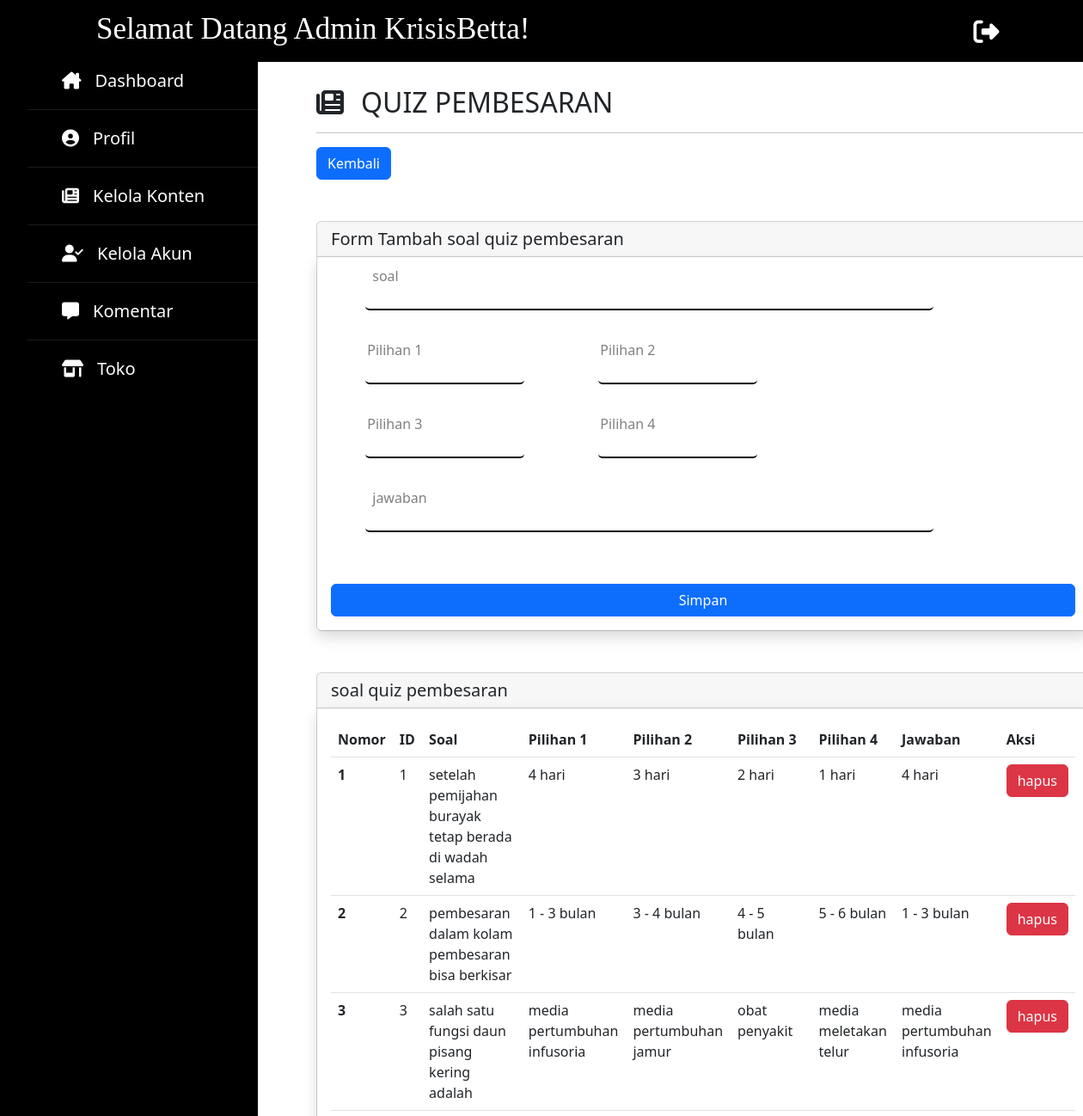
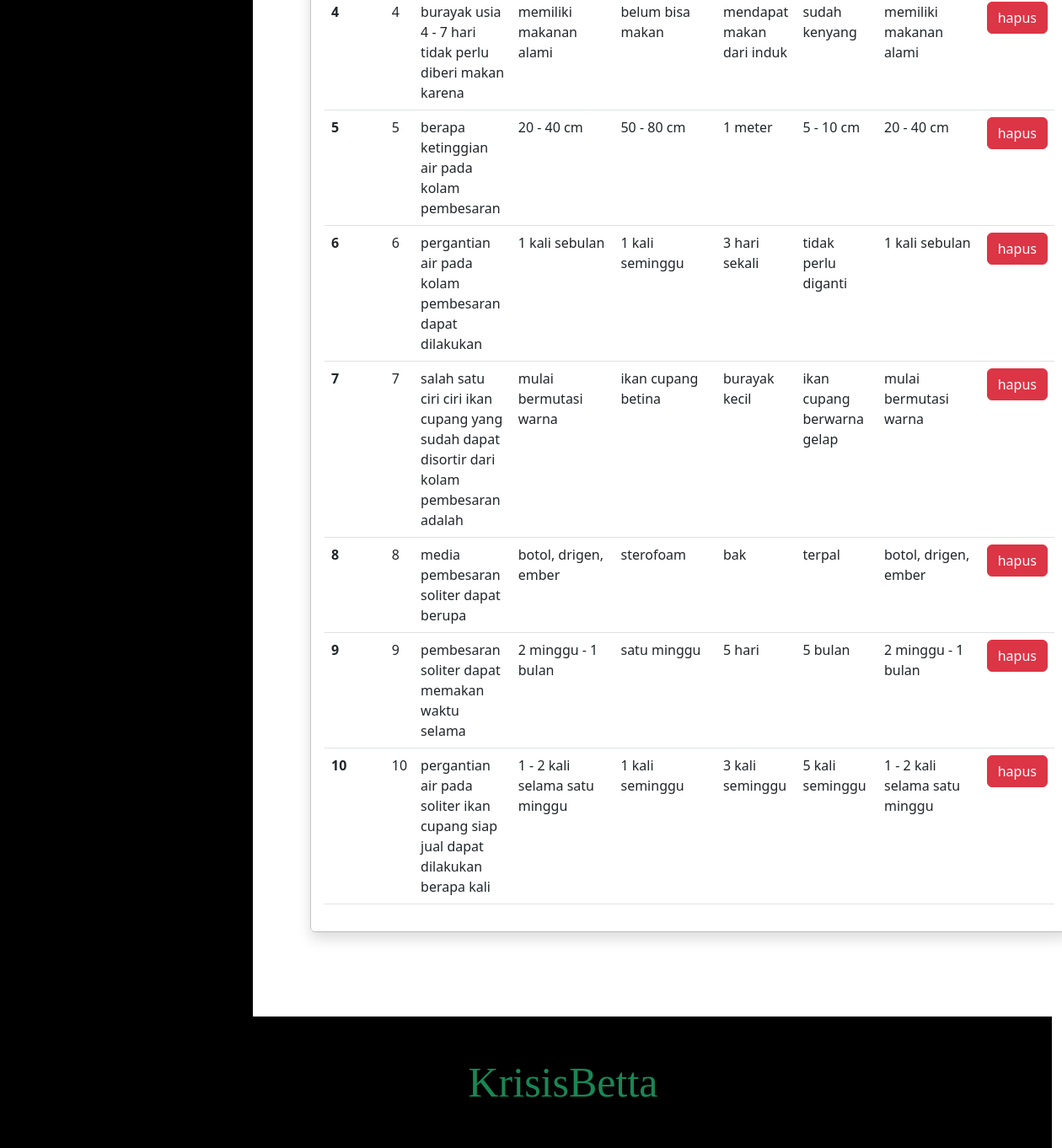
Screenshot of /program/admin/dashboard-admin-tambahquizpembesaran.php with the database file from the repository (2 pictures, top to bottom).
### tables this page shows
CREATE TABLE `quiz_pembesaran` (
  `id` int(11) NOT NULL,
  `soal` varchar(100) DEFAULT NULL,
  `pilihan1` varchar(40) DEFAULT NULL,
  `pilihan2` varchar(40) DEFAULT NULL,
  `pilihan3` varchar(40) DEFAULT NULL,
  `pilihan4` varchar(40) DEFAULT NULL,
  `jawaban` varchar(40) DEFAULT NULL
);

### program/admin/fungsi-admin.php (called while the page is built, shortened)
<?php
$koneksi = mysqli_connect("localhost","root","","kkp");
function query($query) {
    global $koneksi;
    $result = mysqli_query($koneksi, $query);
    $rows = [];
    while( $row = mysqli_fetch_assoc($result) ) {
        $rows[] = $row;
    }
    return $rows;
}
?>

### program/admin/dashboard-admin-tambahquizpembesaran.php (the view, shortened to what this page needs)
<?php
    require "fungsi-admin.php";
    $admin = query("SELECT * FROM quiz_pembesaran");
?>
<!doctype html>
<html lang="en">
    <head>
        <link rel="stylesheet" type="text/css" href="admin.css">
        <link rel="stylesheet" type="text/css" href="sidebar.css">
        <link rel="stylesheet" type="text/css" href="fontawesome/css/all.css">
        <link href="https://cdn.jsdelivr.net/npm/bootstrap@5.2.0-beta1/dist/css/bootstrap.min.css" rel="stylesheet">
    </head>
    <body>
        <nav class="navbar navbar-expand-lg bg-black mx-auto fixed-top">
            <div class="container-fluid">
                <p class="h1">
                    <a class="navbar-brand text-white" href="dashboard-admin.php" style="font-size:35px; margin-left: 100px;">Selamat Datang Admin KrisisBetta!</a>
                </p>
                <div class="collapse navbar-collapse" id="navbarNavDropdown">
                    <a href="keluar-admin.php" onclick="return confirm('Apakah Anda Yakin Untuk Keluar?!')">
                        <span style="margin-left:500px; font-size:30px;"><i class="fa-solid fa-right-from-bracket text-white"></i></span>
                    </a>
                </div>
            </div>
        </nav>
        <div class="container-sm">
            <div class="row">
                <div class="col" style="width:30rem;">
                    <div class="sidebar">
                        <ul>
                            <li><a href="dashboard-admin.php"><i class="fa-solid fa-house-chimney"></i>Dashboard</a></li>
                            <li><a href="dashboard-admin-profil.php"><i class="fa-solid fa-circle-user"></i>Profil</a></li>
                            <li><a href="dashboard-admin-konten.php"><i class="fa-solid fa-newspaper"></i>Kelola Konten</a></li>
                            <li><a href="dashboard-admin-akunadmin.php"><i class="fa-solid fa-user-check"></i>Kelola Akun</a></li>
                            <li><a href="dashboard-admin-kelolakomentar.php"><i class="fa-solid fa-message"></i></i>Komentar</a></li>
                            <li><a href="dashboard-admin-toko.php"><i class="fa-solid fa-shop"></i>Toko</a></li>
                        </ul>
                    </div>
                </div>
                <div class="col" id="kol-dashboard" style="margin-right: -80px;">
                    <div class="row" id="header-dashboard">
                        <div class="col">
                            <span>
                                <h2><i class="fa-solid fa-newspaper"></i>QUIZ PEMBESARAN</h2>
                                <hr style="width:900px;">
                            </span>
                        </div>
                    </div>
                    <a class="btn btn-primary me-5" href="dashboard-admin-keloladatapelatihan.php" role="button">Kembali</a>
                    <div class="card mt-5">
                        <h5 class="card-header">Form Tambah soal quiz pembesaran</h5>
                        <div class="card-body shadow">
                            <form action="" method="post">
                                <div class="kotak-isian">
                                    <input type="text" name="soal" class="form-info">
                                    <label for="" class="label-form-info">soal</label>
                                </div>
                                <table>
                                    <tr>
                                        <td>
                                            <div class="kotak-isian">
                                                <input type="text" name="pilihan1" class="form-info">
                                                <label for="" class="label-form-info">Pilihan 1</label>
                                            </div>
                                        </td>
                                        <td>
                                            <div class="kotak-isian">
                                                <input type="text" name="pilihan2" class="form-info">
                                                <label for="" class="label-form-info">Pilihan 2</label>
                                            </div>
                                        </td>
                                    </tr>
                                    <tr>
                                        <td>
                                            <div class="kotak-isian">
                                                <input type="text" name="pilihan3" class="form-info">
                                                <label for="" class="label-form-info">Pilihan 3</label>
                                            </div>
                                        </td>
                                        <td>
                                            <div class="kotak-isian">
                                                <input type="text" name="pilihan4" class="form-info">
                                                <label for="" class="label-form-info">Pilihan 4</label>
                                            </div>
                                        </td>
                                    </tr>
                                </table>
                                <div class="kotak-isian">
                                    <input type="text" name="jawaban" class="form-info">
                                    <label for="" class="label-form-info">jawaban</label>
                                </div>
                                <div class="d-grid gap-2">
                                    <button class="btn btn-primary" type="submit" name="submit">Simpan</button>
                                </div>
                            </form>
                        </div>
                    </div>
                    <div class="card mt-5">
                        <h5 class="card-header">soal quiz pembesaran</h5>
                        <div class="card-body shadow">
                            <table class="table">
                                <thead>
                                    <tr>
                                        <th scope="col">Nomor</th>
                                        <th scope="col">ID</th>
                                        <th scope="col">Soal</th>
                                        <th scope="col">Pilihan 1</th>
                                        <th scope="col">Pilihan 2</th>
                                        <th scope="col">Pilihan 3</th>
                                        <th scope="col">Pilihan 4</th>
                                        <th scope="col">Jawaban</th>
                                        <th scope="col">Aksi</th>
                                    </tr>
                                </thead>
                                <tbody>
                                    <?php $i = 1; ?>
                                    <?php foreach ($admin as $data) : ?>
                                    <tr>
                                        <th scope="row"><?=$i;?></th>
                                        <td><?=$data["id"];?></td>
                                        <td><?=$data["soal"];?></td>
                                        <td><?=$data["pilihan1"];?></td>
                                        <td><?=$data["pilihan2"];?></td>
                                        <td><?=$data["pilihan3"];?></td>
                                        <td><?=$data["pilihan4"];?></td>
                                        <td><?=$data["jawaban"];?></td>
                                        <td>
                                            <button type="button" class="btn btn-danger">hapus</button>
                                        </td>
                                    </tr>
                                    <?php $i++;?>
                                    <?php endforeach;?>
                                </tbody>
                            </table>
                        </div>
                    </div>
                </div>
            </div>
        </div>
        <div class="row bg-black" style="width:100%; padding-left:200px; position:absolute;">
            <p class="h1 mt-5 mb-5">
                <a class="navbar-brand text-success" href="dashboard-admin.php" style="font-size:50px; margin-left: -100px;">KrisisBetta</a>
            </p>
        </div>
    </body>
</html>

### program/admin/admin.css (style rules this page uses)
.h1 { font-family: cooper black; text-align: center; }
.kotak-isian { margin-left: 40px; position: relative; margin-top: 20px; }
.d-grid.gap-2 { margin-top: 20px; }
.form-info { width: 80%; margin-bottom: 40px; border: none; outline: none; border-radius: 5px; border-bottom: 2px solid black; background-color: transparent; }
.label-form-info { position: absolute; top: 2%; left: 1%; transition: .3s; font-weight: 500; color: grey; }
.kotak-isian .form-info:focus ~ .label-form-info, .kotak-isian .form-info:valid ~ .label-form-info { top: -40%; }
.label-form-info::after { top: -40%; }
#kol-dashboard { margin-left: -600px; margin-bottom: 100px; }
#header-dashboard { margin-top: 100px; }
#header-dashboard i { margin-right: 20px; }

### program/admin/sidebar.css (style rules this page uses)
* { padding: 0; margin: 0; list-style: none; text-decoration: none; }
body { font-family: 'Roboto', sans-serif; }
.sidebar { position: fixed; left: 0px; top: 60px; width: 300px; height: 100%; background: #000000; transition: all .5s ease; }
.sidebar ul a { display: block; height: 100%; width: 100%; line-height: 65px; font-size: 20px; color: white; padding-left: 40px; box-sizing: border-box; border-bottom: 1px solid black; border-top: 1px solid rgba(255,255,255,.1); transition: .4s; text-decoration: none; }
.sidebar ul a i { margin-right: 16px; }

### rows the page displays
quiz_pembesaran: id "1", soal "setelah pemijahan burayak tetap berada di wadah selama", pilihan1 "4 hari", pilihan2 "3 hari", pilihan3 "2 hari", pilihan4 "1 hari", jawaban "4 hari"
quiz_pembesaran: id "2", soal "pembesaran dalam kolam pembesaran bisa berkisar", pilihan1 "1 - 3 bulan", pilihan2 "3 - 4 bulan", pilihan3 "4 - 5 bulan", pilihan4 "5 - 6 bulan", jawaban "1 - 3 bulan"
quiz_pembesaran: id "3", soal "salah satu fungsi daun pisang kering adalah", pilihan1 "media pertumbuhan infusoria", pilihan2 "media pertumbuhan jamur", pilihan3 "obat penyakit", pilihan4 "media meletakan telur", jawaban "media pertumbuhan infusoria"
quiz_pembesaran: id "4", soal "burayak usia 4 - 7 hari tidak perlu diberi makan karena", pilihan1 "memiliki makanan alami", pilihan2 "belum bisa makan", pilihan3 "mendapat makan dari induk", pilihan4 "sudah kenyang", jawaban "memiliki makanan alami"
quiz_pembesaran: id "5", soal "berapa ketinggian air pada kolam pembesaran", pilihan1 "20 - 40 cm", pilihan2 "50 - 80 cm", pilihan3 "1 meter", pilihan4 "5 - 10 cm", jawaban "20 - 40 cm"
quiz_pembesaran: id "6", soal "pergantian air pada kolam pembesaran dapat dilakukan", pilihan1 "1 kali sebulan", pilihan2 "1 kali seminggu", pilihan3 "3 hari sekali", pilihan4 "tidak perlu diganti", jawaban "1 kali sebulan"
quiz_pembesaran: id "7", soal "salah satu ciri ciri ikan cupang yang sudah dapat disortir dari kolam pembesaran adalah", pilihan1 "mulai bermutasi warna", pilihan2 "ikan cupang betina", pilihan3 "burayak kecil", pilihan4 "ikan cupang berwarna gelap", jawaban "mulai bermutasi warna"
quiz_pembesaran: id "8", soal "media pembesaran soliter dapat berupa", pilihan1 "botol, drigen, ember", pilihan2 "sterofoam", pilihan3 "bak", pilihan4 "terpal", jawaban "botol, drigen, ember"
quiz_pembesaran: id "9", soal "pembesaran soliter dapat memakan waktu selama", pilihan1 "2 minggu - 1 bulan", pilihan2 "satu minggu", pilihan3 "5 hari", pilihan4 "5 bulan", jawaban "2 minggu - 1 bulan"
quiz_pembesaran: id "10", soal "pergantian air pada soliter ikan cupang siap jual dapat dilakukan berapa kali", pilihan1 "1 - 2 kali selama satu minggu", pilihan2 "1 kali seminggu", pilihan3 "3 kali seminggu", pilihan4 "5 kali seminggu", jawaban "1 - 2 kali selama satu minggu"
